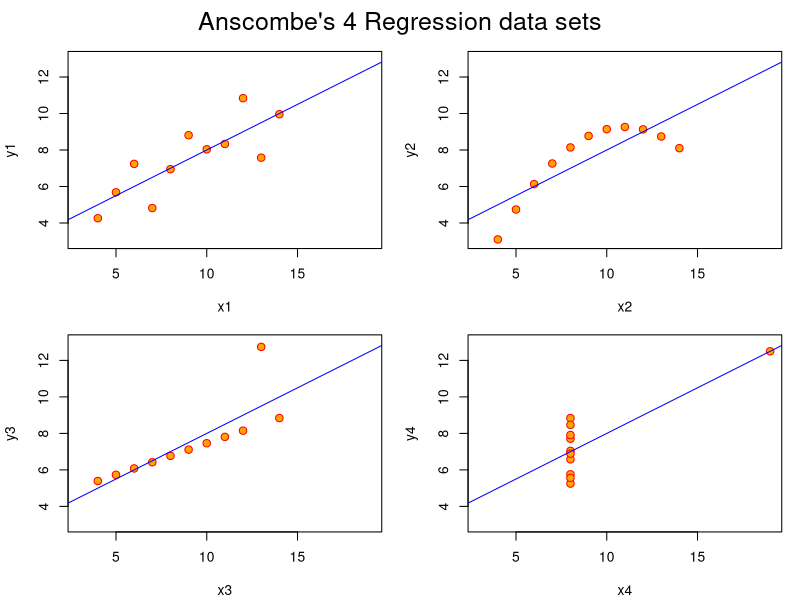

This chart was generated by the following R code:
# pomysł na zajęcia 2023:
# zacząć bez pakietów i bez RStudio, tylko base R wg. fastR
# https://github.com/matloff/fasteR 
# na pierwszych zajęciach zrobić ręcznie prostą ramkę danych, 
# może z książki Statystyka dla Socjologów
# uwaga na typ danych jak robię cbind! sprawdzić 

# do przećwiczenia klasyka na kwartecie Anscombe'a
#  data("anscombe", package = "datasets")

##-- now some "magic" to do the 4 regressions in a loop:
ff <- y ~ x
mods <- setNames(as.list(1:4), paste0("lm", 1:4))
for(i in 1:4) {
  ff[2:3] <- lapply(paste0(c("y","x"), i), as.name)
  ## or   ff[[2]] <- as.name(paste0("y", i))
  ##      ff[[3]] <- as.name(paste0("x", i))
  mods[[i]] <- lmi <- lm(ff, data = anscombe)
  print(anova(lmi))
}

## See how close they are (numerically!)
sapply(mods, coef)
lapply(mods, function(fm) coef(summary(fm)))

## Now, do what you should have done in the first place: PLOTS
op <- par(mfrow = c(2, 2), mar = 0.1+c(4,4,1,1), oma =  c(0, 0, 2, 0))
for(i in 1:4) {
  ff[2:3] <- lapply(paste0(c("y","x"), i), as.name)
  plot(ff, data = anscombe, col = "red", pch = 21, bg = "orange", cex = 1.2,
       xlim = c(3, 19), ylim = c(3, 13))
  abline(mods[[i]], col = "blue")
}
mtext("Anscombe's 4 Regression data sets", outer = TRUE, cex = 1.5)
par(op)


# następnie tidyverse i dane gss_cat
library(tidyverse)
forcats::gss_cat %>% glimpse()
## programowanie jest dla wszystkich o ile znają angielski :) 
# potem PogromcyDanych

# pokazać wczytywanie danych z pliku csv i zapis do csv oraz RData 

# na przedostatnich zajęciach zrobić połączenie zdobytych umiejętności
# pobrać dane z gtrends i zrobić piękny wykres liniowy 
# https://www.datacareer.de/blog/accessing-google-trends-with-r-a-example-with-gtrendsr/ 
# https://trends.google.com/trends/explore?date=today%205-y&q=%2Fm%2F0rls8,%2Fm%2F04xm_,%2Fm%2F01hk3m,%2Fm%2F09j84
# https://trends.google.com/trends/api/widgetdata/multiline/csv?req=%7B%22time%22%3A%222018-03-08%202023-03-08%22%2C%22resolution%22%3A%22WEEK%22%2C%22locale%22%3A%22pl%22%2C%22comparisonItem%22%3A%5B%7B%22geo%22%3A%7B%7D%2C%22complexKeywordsRestriction%22%3A%7B%22keyword%22%3A%5B%7B%22type%22%3A%22ENTITY%22%2C%22value%22%3A%22%2Fm%2F0rls8%22%7D%5D%7D%7D%2C%7B%22geo%22%3A%7B%7D%2C%22complexKeywordsRestriction%22%3A%7B%22keyword%22%3A%5B%7B%22type%22%3A%22ENTITY%22%2C%22value%22%3A%22%2Fm%2F04xm_%22%7D%5D%7D%7D%2C%7B%22geo%22%3A%7B%7D%2C%22complexKeywordsRestriction%22%3A%7B%22keyword%22%3A%5B%7B%22type%22%3A%22ENTITY%22%2C%22value%22%3A%22%2Fm%2F01hk3m%22%7D%5D%7D%7D%2C%7B%22geo%22%3A%7B%7D%2C%22complexKeywordsRestriction%22%3A%7B%22keyword%22%3A%5B%7B%22type%22%3A%22ENTITY%22%2C%22value%22%3A%22%2Fm%2F09j84%22%7D%5D%7D%7D%5D%2C%22requestOptions%22%3A%7B%22property%22%3A%22%22%2C%22backend%22%3A%22IZG%22%2C%22category%22%3A0%7D%2C%22userConfig%22%3A%7B%22userType%22%3A%22USER_TYPE_LEGIT_USER%22%7D%7D&token=APP6_UEAAAAAZAnJLoY0xyIiFChdYLvCshxiZcNhiHM2&tz=-60 to ściąga csv 




# na koniec pokazać Jamovi i Requal
